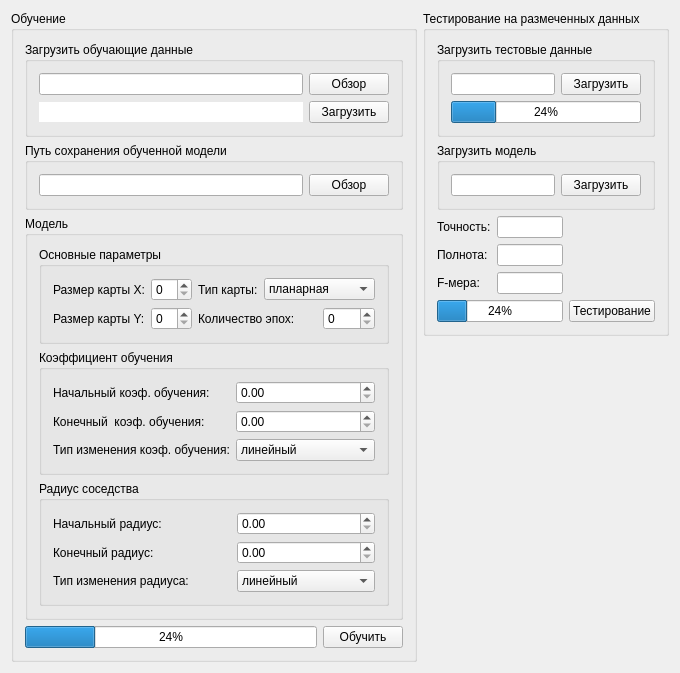
<?xml version="1.0" encoding="UTF-8"?>
<ui version="4.0">
 <class>MainWindow</class>
 <widget class="QMainWindow" name="MainWindow">
  <property name="geometry">
   <rect>
    <x>0</x>
    <y>0</y>
    <width>670</width>
    <height>585</height>
   </rect>
  </property>
  <property name="windowTitle">
   <string>NPM-PGM</string>
  </property>
  <widget class="QWidget" name="centralWidget">
   <layout class="QGridLayout" name="gridLayout_11">
    <item row="0" column="0" rowspan="2">
     <widget class="QGroupBox" name="groupBox">
      <property name="title">
       <string>Обучение</string>
      </property>
      <layout class="QGridLayout" name="gridLayout_7">
       <item row="2" column="0" colspan="2">
        <widget class="QGroupBox" name="groupBox_4">
         <property name="title">
          <string>Модель</string>
         </property>
         <layout class="QGridLayout" name="gridLayout_5">
          <item row="0" column="0">
           <widget class="QGroupBox" name="groupBox_5">
            <property name="title">
             <string>Основные параметры</string>
            </property>
            <layout class="QGridLayout" name="gridLayout_2">
             <item row="0" column="0">
              <widget class="QLabel" name="label">
               <property name="text">
                <string>Размер карты X:</string>
               </property>
              </widget>
             </item>
             <item row="0" column="1">
              <widget class="QSpinBox" name="spinBox"/>
             </item>
             <item row="0" column="2">
              <widget class="QLabel" name="label_3">
               <property name="text">
                <string>Тип карты:</string>
               </property>
              </widget>
             </item>
             <item row="0" column="3" colspan="2">
              <widget class="QComboBox" name="comboBox">
               <item>
                <property name="text">
                 <string>планарная</string>
                </property>
               </item>
               <item>
                <property name="text">
                 <string>тороидальная</string>
                </property>
               </item>
              </widget>
             </item>
             <item row="1" column="0">
              <widget class="QLabel" name="label_2">
               <property name="text">
                <string>Размер карты Y:</string>
               </property>
              </widget>
             </item>
             <item row="1" column="1">
              <widget class="QSpinBox" name="spinBox_2"/>
             </item>
             <item row="1" column="2" colspan="2">
              <widget class="QLabel" name="label_7">
               <property name="text">
                <string>Количество эпох:</string>
               </property>
              </widget>
             </item>
             <item row="1" column="4">
              <widget class="QSpinBox" name="spinBox_3"/>
             </item>
            </layout>
           </widget>
          </item>
          <item row="1" column="0">
           <widget class="QGroupBox" name="groupBox_7">
            <property name="title">
             <string>Коэффициент обучения</string>
            </property>
            <layout class="QGridLayout" name="gridLayout_4">
             <item row="0" column="0">
              <widget class="QLabel" name="label_8">
               <property name="text">
                <string>Начальный коэф. обучения:</string>
               </property>
              </widget>
             </item>
             <item row="0" column="1">
              <widget class="QDoubleSpinBox" name="doubleSpinBox_3"/>
             </item>
             <item row="1" column="0">
              <widget class="QLabel" name="label_9">
               <property name="text">
                <string>Конечный  коэф. обучения:</string>
               </property>
              </widget>
             </item>
             <item row="1" column="1">
              <widget class="QDoubleSpinBox" name="doubleSpinBox_4"/>
             </item>
             <item row="2" column="0">
              <widget class="QLabel" name="label_10">
               <property name="text">
                <string>Тип изменения коэф. обучения:</string>
               </property>
              </widget>
             </item>
             <item row="2" column="1">
              <widget class="QComboBox" name="comboBox_3">
               <item>
                <property name="text">
                 <string>линейный</string>
                </property>
               </item>
               <item>
                <property name="text">
                 <string>экспоненциальный</string>
                </property>
               </item>
              </widget>
             </item>
            </layout>
           </widget>
          </item>
          <item row="2" column="0">
           <widget class="QGroupBox" name="groupBox_6">
            <property name="title">
             <string>Радиус соседства</string>
            </property>
            <layout class="QGridLayout" name="gridLayout_3">
             <item row="0" column="0">
              <widget class="QLabel" name="label_4">
               <property name="text">
                <string>Начальный радиус:</string>
               </property>
              </widget>
             </item>
             <item row="1" column="0">
              <widget class="QLabel" name="label_5">
               <property name="text">
                <string>Конечный радиус:</string>
               </property>
              </widget>
             </item>
             <item row="2" column="0" colspan="2">
              <widget class="QLabel" name="label_6">
               <property name="text">
                <string>Тип изменения радиуса:</string>
               </property>
              </widget>
             </item>
             <item row="2" column="2">
              <widget class="QComboBox" name="comboBox_2">
               <item>
                <property name="text">
                 <string>линейный</string>
                </property>
               </item>
               <item>
                <property name="text">
                 <string>экспоненциальный</string>
                </property>
               </item>
              </widget>
             </item>
             <item row="0" column="2">
              <widget class="QDoubleSpinBox" name="doubleSpinBox"/>
             </item>
             <item row="1" column="2">
              <widget class="QDoubleSpinBox" name="doubleSpinBox_2"/>
             </item>
            </layout>
           </widget>
          </item>
         </layout>
        </widget>
       </item>
       <item row="3" column="0">
        <widget class="QProgressBar" name="progressBar_2">
         <property name="value">
          <number>24</number>
         </property>
        </widget>
       </item>
       <item row="3" column="1">
        <widget class="QPushButton" name="pbTrain">
         <property name="text">
          <string>Обучить</string>
         </property>
        </widget>
       </item>
       <item row="0" column="0" colspan="2">
        <widget class="QGroupBox" name="groupBox_3">
         <property name="title">
          <string>Загрузить обучающие данные</string>
         </property>
         <layout class="QGridLayout" name="gridLayout">
          <item row="0" column="0">
           <widget class="QLineEdit" name="leLoadTrainData"/>
          </item>
          <item row="0" column="1">
           <widget class="QPushButton" name="pbSetTrainData">
            <property name="text">
             <string>Обзор</string>
            </property>
           </widget>
          </item>
          <item row="1" column="1">
           <widget class="QPushButton" name="pbLoadTrainData">
            <property name="text">
             <string>Загрузить</string>
            </property>
           </widget>
          </item>
          <item row="1" column="0">
           <widget class="QLineEdit" name="leStatusTrainData">
            <property name="frame">
             <bool>false</bool>
            </property>
           </widget>
          </item>
         </layout>
        </widget>
       </item>
       <item row="1" column="0" colspan="2">
        <widget class="QGroupBox" name="groupBox_8">
         <property name="title">
          <string>Путь сохранения обученной модели</string>
         </property>
         <layout class="QGridLayout" name="gridLayout_6">
          <item row="0" column="1">
           <widget class="QPushButton" name="pbSetModelPath">
            <property name="text">
             <string>Обзор</string>
            </property>
           </widget>
          </item>
          <item row="0" column="0">
           <widget class="QLineEdit" name="leSetModelPath"/>
          </item>
         </layout>
        </widget>
       </item>
      </layout>
     </widget>
    </item>
    <item row="0" column="1">
     <widget class="QGroupBox" name="groupBox_2">
      <property name="title">
       <string>Тестирование на размеченных данных</string>
      </property>
      <layout class="QGridLayout" name="gridLayout_10">
       <item row="0" column="0" colspan="3">
        <widget class="QGroupBox" name="groupBox_9">
         <property name="title">
          <string>Загрузить тестовые данные</string>
         </property>
         <layout class="QGridLayout" name="gridLayout_8">
          <item row="0" column="0">
           <widget class="QLineEdit" name="lineEdit_3"/>
          </item>
          <item row="0" column="1">
           <widget class="QPushButton" name="pbLoadTestData">
            <property name="text">
             <string>Загрузить</string>
            </property>
           </widget>
          </item>
          <item row="1" column="0" colspan="2">
           <widget class="QProgressBar" name="progressBar_3">
            <property name="value">
             <number>24</number>
            </property>
           </widget>
          </item>
         </layout>
        </widget>
       </item>
       <item row="1" column="0" colspan="3">
        <widget class="QGroupBox" name="groupBox_10">
         <property name="title">
          <string>Загрузить модель</string>
         </property>
         <layout class="QGridLayout" name="gridLayout_9">
          <item row="0" column="0">
           <widget class="QLineEdit" name="lineEdit_4"/>
          </item>
          <item row="0" column="1">
           <widget class="QPushButton" name="m_pbLoadModel">
            <property name="text">
             <string>Загрузить</string>
            </property>
           </widget>
          </item>
         </layout>
        </widget>
       </item>
       <item row="2" column="0">
        <widget class="QLabel" name="label_11">
         <property name="text">
          <string>Точность:</string>
         </property>
        </widget>
       </item>
       <item row="2" column="1">
        <widget class="QLineEdit" name="lineEdit_5"/>
       </item>
       <item row="3" column="0">
        <widget class="QLabel" name="label_12">
         <property name="text">
          <string>Полнота:</string>
         </property>
        </widget>
       </item>
       <item row="3" column="1">
        <widget class="QLineEdit" name="lineEdit_6"/>
       </item>
       <item row="4" column="0">
        <widget class="QLabel" name="label_13">
         <property name="text">
          <string>F-мера:</string>
         </property>
        </widget>
       </item>
       <item row="4" column="1">
        <widget class="QLineEdit" name="lineEdit_7"/>
       </item>
       <item row="5" column="0" colspan="2">
        <widget class="QProgressBar" name="progressBar_5">
         <property name="value">
          <number>24</number>
         </property>
        </widget>
       </item>
       <item row="5" column="2">
        <widget class="QPushButton" name="pbTest">
         <property name="text">
          <string>Тестирование</string>
         </property>
        </widget>
       </item>
      </layout>
     </widget>
    </item>
    <item row="1" column="1">
     <spacer name="verticalSpacer">
      <property name="orientation">
       <enum>Qt::Vertical</enum>
      </property>
      <property name="sizeHint" stdset="0">
       <size>
        <width>20</width>
        <height>273</height>
       </size>
      </property>
     </spacer>
    </item>
   </layout>
  </widget>
 </widget>
 <layoutdefault spacing="6" margin="11"/>
 <resources/>
 <connections/>
</ui>
